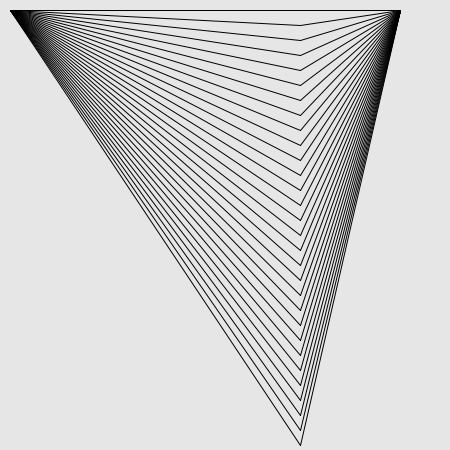
Frame 1 (no input)
Frame 60 (the mouse pressed at the canvas centre just before this capture): identical to frame 1, image omitted
Frame 120 (the mouse held since frame 60 and released just before this capture): identical to frame 1, image omitted

The Processing sketch that drew this single still picture (run headless with seeded random() and noise(); from frame 60 on, the mouse is pressed at the canvas centre):

// Processing sketch: processing_61268
// ── processing_61268.pde

void setup(){
  size (450, 450);
  smooth();
}
  
void draw(){
  background(230);
    
  for(int i = 10; i <= width ; i = i + 15){
    
      line(10, 10, 300,i);
      line(400,10, 300,i);



}  
}
